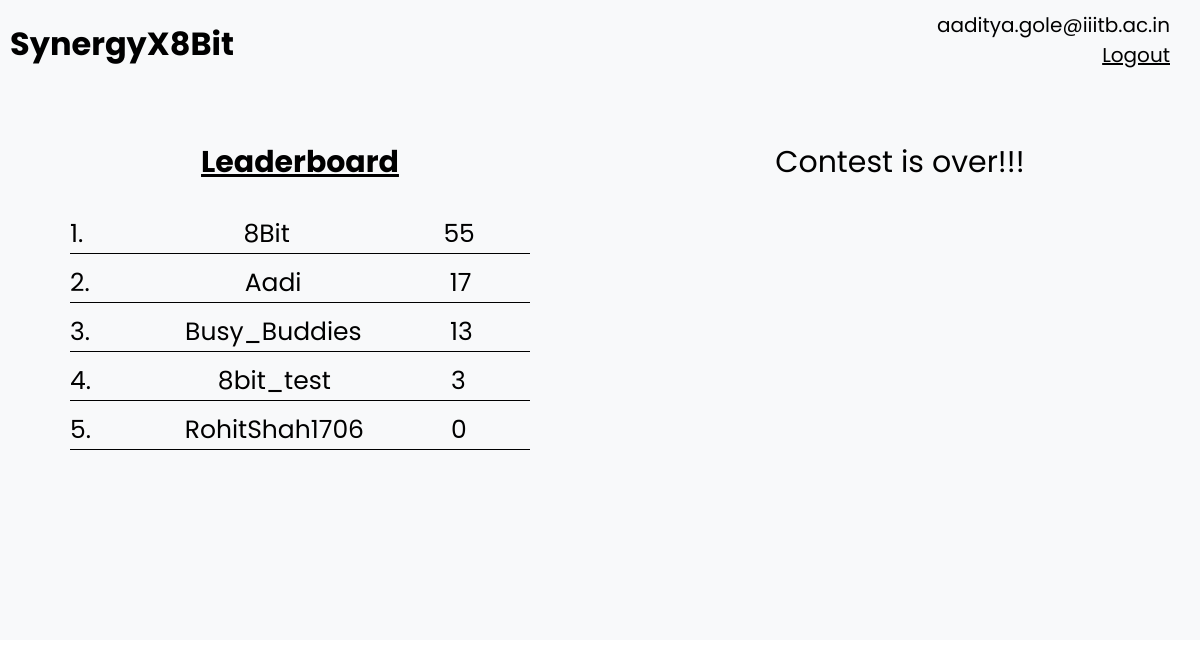
Screenshot of /participant (signed in) with the database file from the repository.
### base/models.py (models this page shows)
class User(AbstractUser):
    email = models.EmailField(unique=True, null=True)
    phone_number=models.IntegerField(null=True)
    username=models.CharField(unique=True,max_length=100,null=True)
    gold=models.IntegerField(default=0)
    sand=models.DateTimeField(default=datetime(2023,10,28,18,0,0))
    USERNAME_FIELD = 'email'
    REQUIRED_FIELDS = ['username']
    def __str__(self) -> str:
        return str(self.email)

### base/views.py (the view, shortened to what this page needs)
# urls.py: path('participant',views.participant_home,name="participant_home"),
def participant_home(request):
    da=datetime.now()
    user_1= User.objects.get(email=str(request.user))
    timezone = user_1.sand.tzinfo
    da=da.replace(tzinfo=timezone)
    flag=(da<user_1.sand)
    users=User.objects.all().order_by('-gold').values()
    context = {
        'users': users,
        'user_1':user_1,
        'curr_date_time':str(user_1.sand.month) + " " + str(user_1.sand.day) + "," + str(user_1.sand.year) + " " + str(user_1.sand.hour) + ":" + str(user_1.sand.minute) + ":" + str(user_1.sand.second),
        'flag':flag
    }
    return render(request, 'participant_home.html', context)

### base/templates/participant_home.html (shortened to what this page needs)
{% include 'participant_main.html' %}
<div class="screen">
{% block content %}
{% if request.user.is_authenticated %}
<div class="participant-left">
    <h3 class="LeaderBoard-heading">Leaderboard</h3>
    <div class="LeaderBoard">
        {% for user in users %}
        <div class="ranking">
            <p class="rank">{{ forloop.counter }}. &nbsp;&nbsp;&nbsp; <span class="ranking-name">{{ user.username }}</span> &nbsp;&nbsp;&nbsp;{{ user.gold }}</h1>
        </div>
        {% endfor %}
    </div>
</div>
    <div class="participant-right">
        <div>
            <div id="countdown-box"></div>
            {% endif %}
            {% endblock content %}
        </div>
    </div>
</div>

### base/templates/participant_navbar.html (shortened to what this page needs)
<div class="home-container-participant">
   <a href="{% url 'participant_home' %}" class="heading-participant"><h1>SynergyX8Bit</h1></a>
   <div class="nav-right">
       {% if request.user.is_authenticated %}
       <h1 class="hello-text">{{request.user}}</h1>
       <a href="{% url 'logout' %}" class="logout-button">Logout</a>
       {% else %}
       <a href="{% url 'login' %}">Login</a>
       {% endif %}
   </div>
</div>

### base/templates/participant_home.html (style rules this page uses)
.screen { min-height: 65vh; display: flex; font-family: 'Poppins', sans-serif; background-color: #f8f9fa; width: 100vw; }
.participant-left { width: 50%; padding-top: 20px; display: flex; flex-direction: column; align-items: center; }
.participant-right { width: 50%; display: flex; flex-direction: column; align-items: center; padding-top: 20px; }
.LeaderBoard-heading { font-size: 30px; text-decoration: underline; padding-bottom: 20px; }
.LeaderBoard { padding: 10px; width: 80%; }
.ranking { border-bottom: 1px solid black; margin-bottom: 10px; font-weight: 400; font-size: 25px; }
.ranking-name { display: inline-block; width: 25vw; text-align: center; }
#countdown-box { font-size: 20px; margin-bottom: 20px; font-size: 30px; }

### base/templates/participant_navbar.html (style rules this page uses)
* { padding: 0; margin: 0; box-sizing: border-box; }
.home-container-participant { background-color: #f8f9fa; width: 100%; height: 15vh; display: flex; font-family: 'Poppins', sans-serif; align-items: flex-start; justify-content: space-between; padding-top: 10px; }
.heading-participant { text-decoration: none; color: black; text-align: left; padding: 10px; width: 20%; }
.nav-right { display: flex; flex-direction: column; align-items: flex-end; justify-content: flex-start; width: 50vw; height: 15vh; padding-right: 30px; }
.logout-button { text-decoration: underline; font-size: 20px; color: black; }
.hello-text { font-size: 20px; font-weight: 400; }

### rows the page displays
User: user "aaditya.gole@iiitb.ac.in", username "Aadi", gold "17"
User: username "8Bit", gold "55"
User: username "Busy_Buddies", gold "13"
User: username "8bit_test", gold "3"
User: username "RohitShah1706", gold "0"
